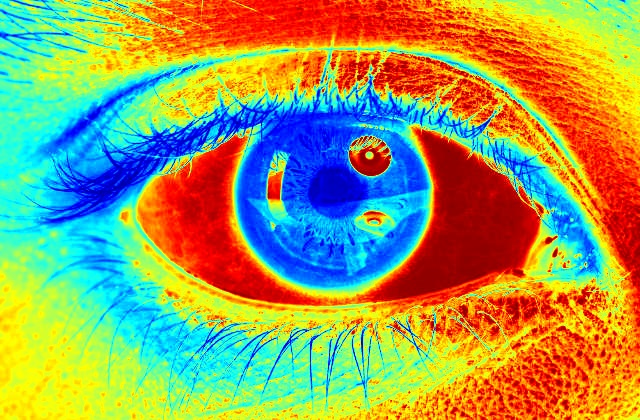
#> input picture EyeMovementTracking/IMAGES/color_gradient/image_199_png.rf.c702a11fd439335b3c71aed36d24d5b1_color_gradient.jpg, 640 x 420 px
$ python -i preprocessing.py   (imports and definitions only)
#> lines starting #> are read from the running program, lines starting #| are printed output that depends on the picture
#> further down, picture is the input picture: shape (420, 640, 3); mean B, G, R 93.6, 155.8, 154.3
import cv2
import numpy as np

def preprocess_eye(eye_img, blur_ksize=(5, 5), use_clahe=True):
    """
    Preprocess the cropped eye image.
    1. Convert to grayscale
    2. Enhance contrast using CLAHE (Contrast Limited Adaptive Histogram Equalization)
    3. Smooth with Gaussian Blur to reduce high frequency noise and iris texture
    """
#> called with blur_ksize = (5, 5), use_clahe = True
    if eye_img is None or eye_img.size == 0:
        return None, None

    # 1. Convert to gray
    if len(eye_img.shape) == 3:
        gray = cv2.cvtColor(eye_img, cv2.COLOR_BGR2GRAY)
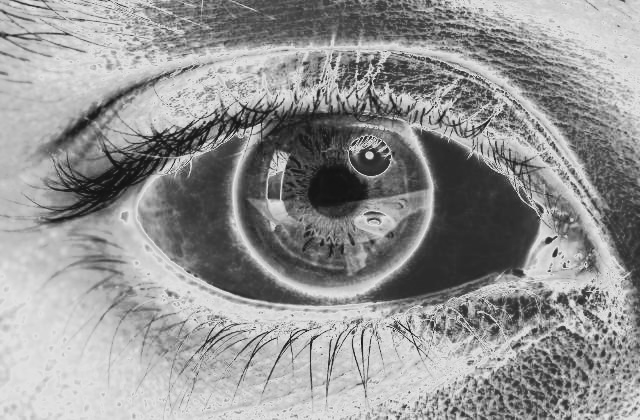
#> gray: shape (420, 640); min 18, max 232, mean 148.3
    else:
        gray = eye_img.copy()

    # 2. Local contrast enhancement (helps separate pupil from dark iris and shadows)
    if use_clahe:
        clahe = cv2.createCLAHE(clipLimit=2.0, tileGridSize=(8, 8))
        contrast_enhanced = clahe.apply(gray)
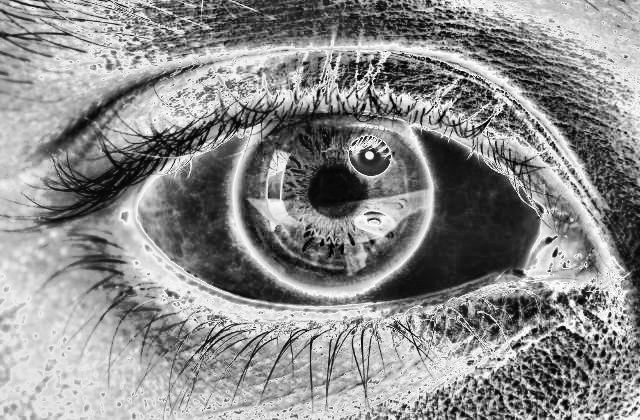
#> contrast_enhanced: shape (420, 640); min 1, max 255, mean 140.4
    else:
        contrast_enhanced = cv2.equalizeHist(gray)

    # 3. Gaussian Blur to smooth out details (reflections, eyelashes, iris patterns)
    blurred = cv2.GaussianBlur(contrast_enhanced, blur_ksize, 0)
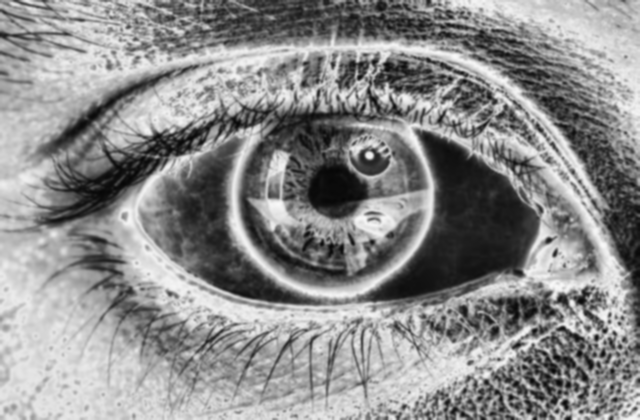
#> blurred: shape (420, 640); min 6, max 248, mean 140.4

    return contrast_enhanced, blurred

>>> import cv2
>>> picture = cv2.imread('../IMAGES/color_gradient/image_199_png.rf.c702a11fd439335b3c71aed36d24d5b1_color_gradient.jpg')
>>> result = preprocess_eye(picture)

$ run again, on EyeMovementTracking/IMAGES/color_gradient/image_202_png.rf.bda8449497a7cb7e9d9e711b09af66d2_color_gradient.jpg
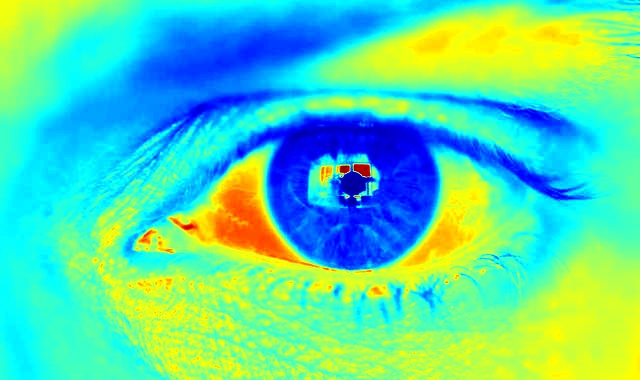
#> input picture EyeMovementTracking/IMAGES/color_gradient/image_202_png.rf.bda8449497a7cb7e9d9e711b09af66d2_color_gradient.jpg, 640 x 380 px
#> picture is the input picture: shape (380, 640, 3); mean B, G, R 165.8, 213.6, 89
#> in preprocess_eye, `gray = cv2.cvtColor(eye_img, cv2.COLOR_BGR2GRAY)`:
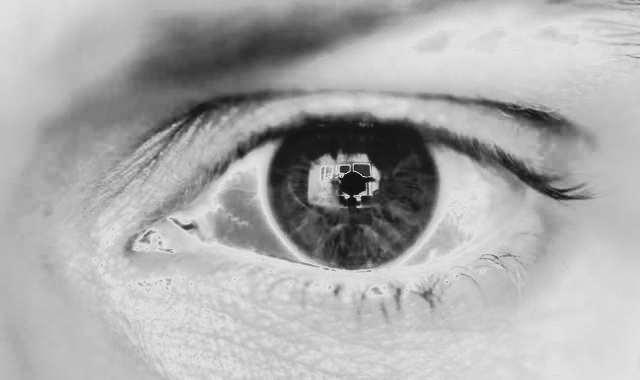
#> gray: shape (380, 640); min 16, max 228, mean 170.9
#> in preprocess_eye, `contrast_enhanced = clahe.apply(gray)`:
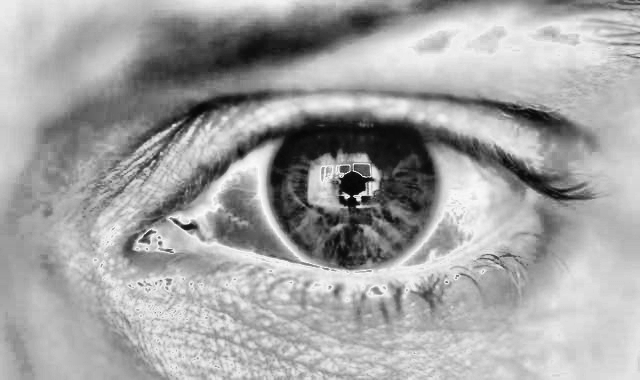
#> contrast_enhanced: shape (380, 640); min 5, max 251, mean 163.1

$ run again, on EyeMovementTracking/IMAGES/color_gradient/image_215_png.rf.d22f4ce57753137f9eef11ec12d9557d_color_gradient.jpg
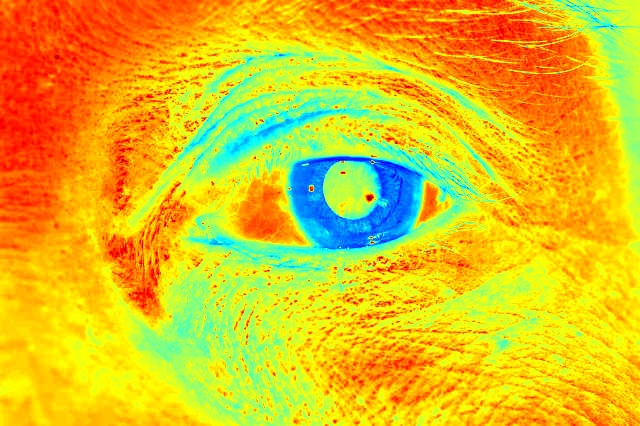
#> input picture EyeMovementTracking/IMAGES/color_gradient/image_215_png.rf.d22f4ce57753137f9eef11ec12d9557d_color_gradient.jpg, 640 x 426 px
#> picture is the input picture: shape (426, 640, 3); mean B, G, R 32.8, 191.3, 222.8
#> in preprocess_eye, `gray = cv2.cvtColor(eye_img, cv2.COLOR_BGR2GRAY)`:
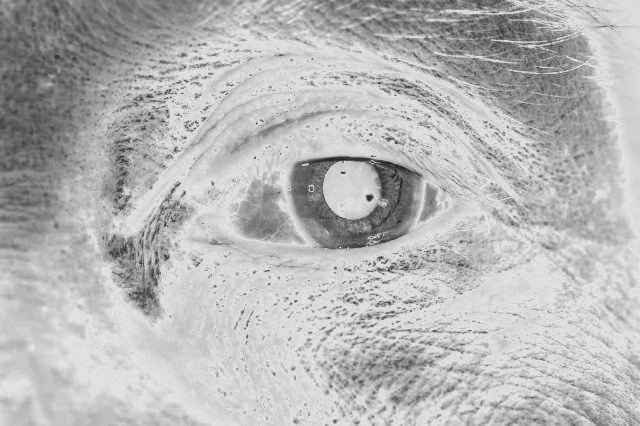
#> gray: shape (426, 640); min 31, max 230, mean 182.7
#> in preprocess_eye, `blurred = cv2.GaussianBlur(contrast_enhanced, blur_ksize, 0)`:
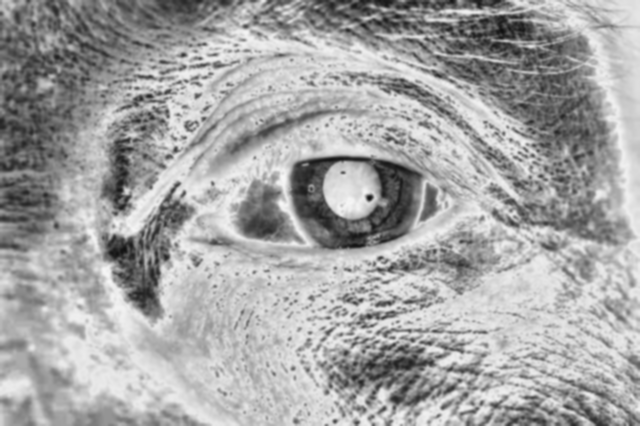
#> blurred: shape (426, 640); min 15, max 247, mean 164.8

$ run again, on EyeMovementTracking/IMAGES/color_gradient/image_253_png.rf.3b450dc989108c4cd7e23c2ff8f74b71_color_gradient.jpg
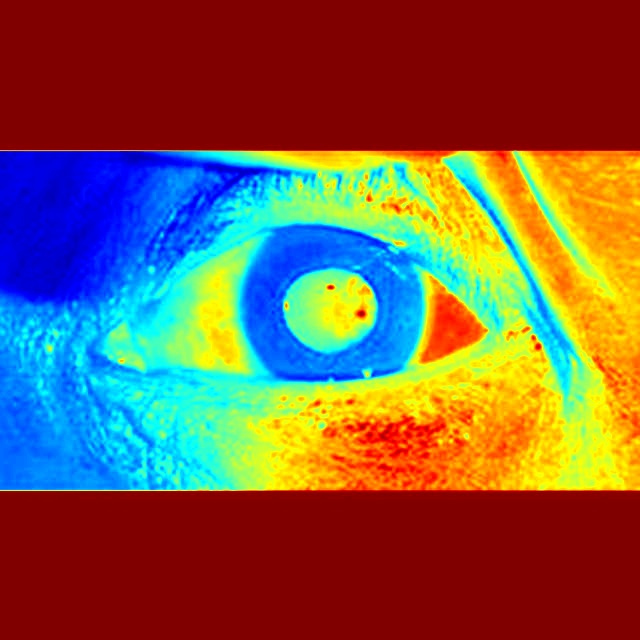
#> input picture EyeMovementTracking/IMAGES/color_gradient/image_253_png.rf.3b450dc989108c4cd7e23c2ff8f74b71_color_gradient.jpg, 640 x 640 px
#> picture is the input picture: shape (640, 640, 3); mean B, G, R 70.7, 90.7, 124.1
#> in preprocess_eye, `gray = cv2.cvtColor(eye_img, cv2.COLOR_BGR2GRAY)`:
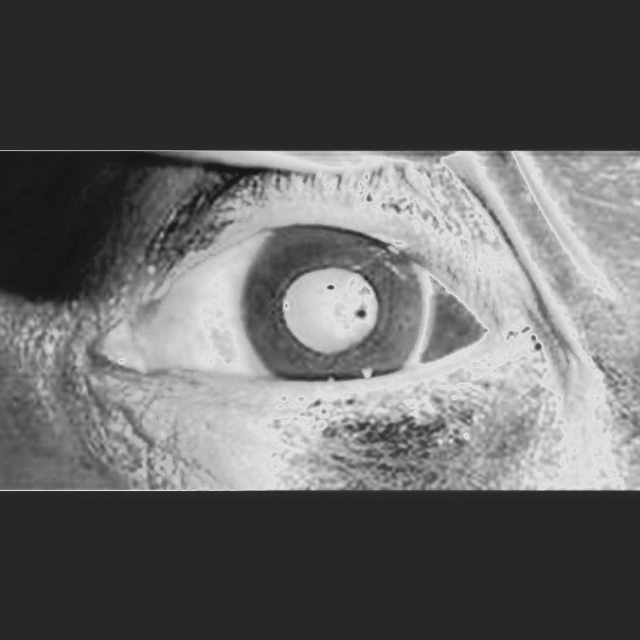
#> gray: shape (640, 640); min 20, max 228, mean 98.3
#> in preprocess_eye, `contrast_enhanced = clahe.apply(gray)`:
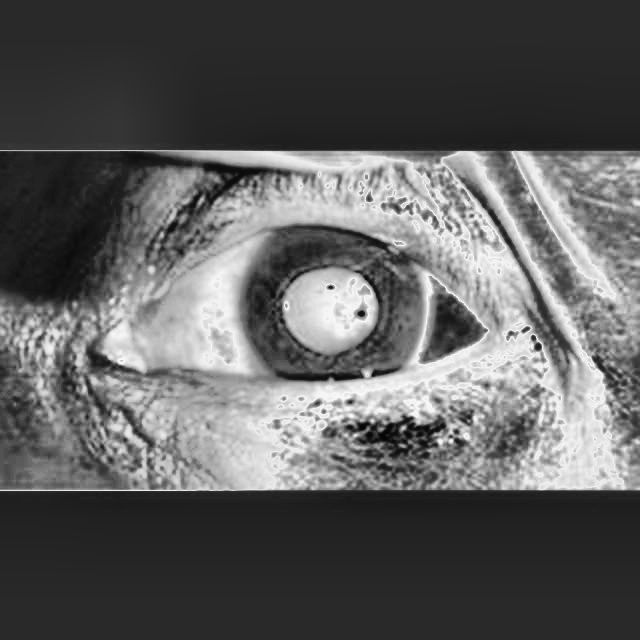
#> contrast_enhanced: shape (640, 640); min 4, max 251, mean 93
